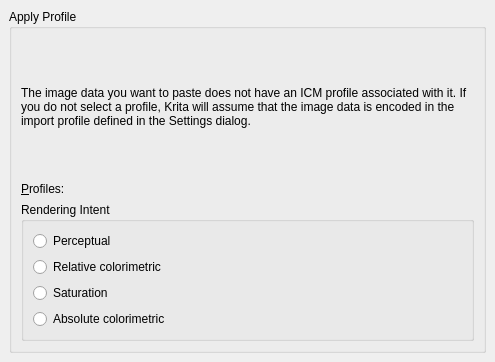
<ui version="4.0" >
 <class>WdgApplyProfile</class>
 <widget class="QWidget" name="WdgApplyProfile" >
  <property name="geometry" >
   <rect>
    <x>0</x>
    <y>0</y>
    <width>495</width>
    <height>362</height>
   </rect>
  </property>
  <property name="sizePolicy" >
   <sizepolicy>
    <hsizetype>3</hsizetype>
    <vsizetype>3</vsizetype>
    <horstretch>0</horstretch>
    <verstretch>0</verstretch>
   </sizepolicy>
  </property>
  <layout class="QGridLayout" >
   <property name="margin" >
    <number>9</number>
   </property>
   <property name="spacing" >
    <number>6</number>
   </property>
   <item row="0" column="0" >
    <widget class="QGroupBox" name="groupBox1" >
     <property name="title" >
      <string>Apply Profile</string>
     </property>
     <layout class="QVBoxLayout" >
      <property name="margin" >
       <number>9</number>
      </property>
      <property name="spacing" >
       <number>6</number>
      </property>
      <item>
       <widget class="QLabel" name="textLabel1" >
        <property name="text" >
         <string>The image data you want to paste does not have an ICM profile associated with it. If you do not select a profile, Krita will assume that the image data is encoded in the import profile defined in the Settings dialog.</string>
        </property>
        <property name="alignment" >
         <set>Qt::AlignLeading|Qt::AlignLeft|Qt::AlignVCenter</set>
        </property>
        <property name="wordWrap" >
         <bool>true</bool>
        </property>
       </widget>
      </item>
      <item>
       <layout class="QHBoxLayout" >
        <property name="margin" >
         <number>0</number>
        </property>
        <property name="spacing" >
         <number>6</number>
        </property>
        <item>
         <widget class="QLabel" name="lblProfile" >
          <property name="text" >
           <string>&amp;Profiles:</string>
          </property>
          <property name="buddy" >
           <cstring>cmbProfile</cstring>
          </property>
         </widget>
        </item>
        <item>
         <widget class="SqueezedComboBox" native="1" name="cmbProfile" >
          <property name="sizePolicy" >
           <sizepolicy>
            <hsizetype>7</hsizetype>
            <vsizetype>0</vsizetype>
            <horstretch>0</horstretch>
            <verstretch>0</verstretch>
           </sizepolicy>
          </property>
         </widget>
        </item>
       </layout>
      </item>
      <item>
       <widget class="QGroupBox" name="grpRenderIntent" >
        <property name="toolTip" >
         <string/>
        </property>
        <property name="whatsThis" >
         <string>Rendering intent determines the bias in the color conversion.</string>
        </property>
        <property name="title" >
         <string>Rendering Intent</string>
        </property>
        <layout class="QVBoxLayout" >
         <property name="margin" >
          <number>9</number>
         </property>
         <property name="spacing" >
          <number>6</number>
         </property>
         <item>
          <widget class="QRadioButton" name="radioPerceptual" >
           <property name="whatsThis" >
            <string>Hue hopefully maintained (but not required), lightness and saturation sacrificed to maintain the perceived color. White point changed to result in neutral grays. Intended for images.</string>
           </property>
           <property name="text" >
            <string>Perceptual</string>
           </property>
          </widget>
         </item>
         <item>
          <widget class="QRadioButton" name="radioRelativeColorimetric" >
           <property name="whatsThis" >
            <string>Within and outside gamut; same as Absolute Colorimetric. White point changed to result in neutral grays.</string>
           </property>
           <property name="text" >
            <string>Relative colorimetric</string>
           </property>
          </widget>
         </item>
         <item>
          <widget class="QRadioButton" name="radioSaturation" >
           <property name="whatsThis" >
            <string>Hue and saturation maintained with lightness sacrificed to maintain saturation. White point changed to result in neutral grays. Intended for business graphics (make it colorful charts, graphs, overheads, ...)</string>
           </property>
           <property name="text" >
            <string>Saturation</string>
           </property>
          </widget>
         </item>
         <item>
          <widget class="QRadioButton" name="radioAbsoluteColorimetric" >
           <property name="whatsThis" >
            <string>Within the destination device gamut; hue, lightness and saturation are maintained. Outside the gamut; hue and lightness are maintained, saturation is sacrificed. White point for source and destination; unchanged. Intended for spot colors (Pantone, TruMatch, logo colors, ...)</string>
           </property>
           <property name="text" >
            <string>Absolute colorimetric</string>
           </property>
          </widget>
         </item>
        </layout>
       </widget>
      </item>
     </layout>
    </widget>
   </item>
  </layout>
 </widget>
 <layoutdefault spacing="6" margin="11" />
 <customwidgets>
  <customwidget>
   <class>SqueezedComboBox</class>
   <extends>QWidget</extends>
   <header>squeezedcombobox.h</header>
  </customwidget>
 </customwidgets>
 <tabstops>
  <tabstop>cmbProfile</tabstop>
 </tabstops>
 <resources/>
 <connections/>
</ui>
